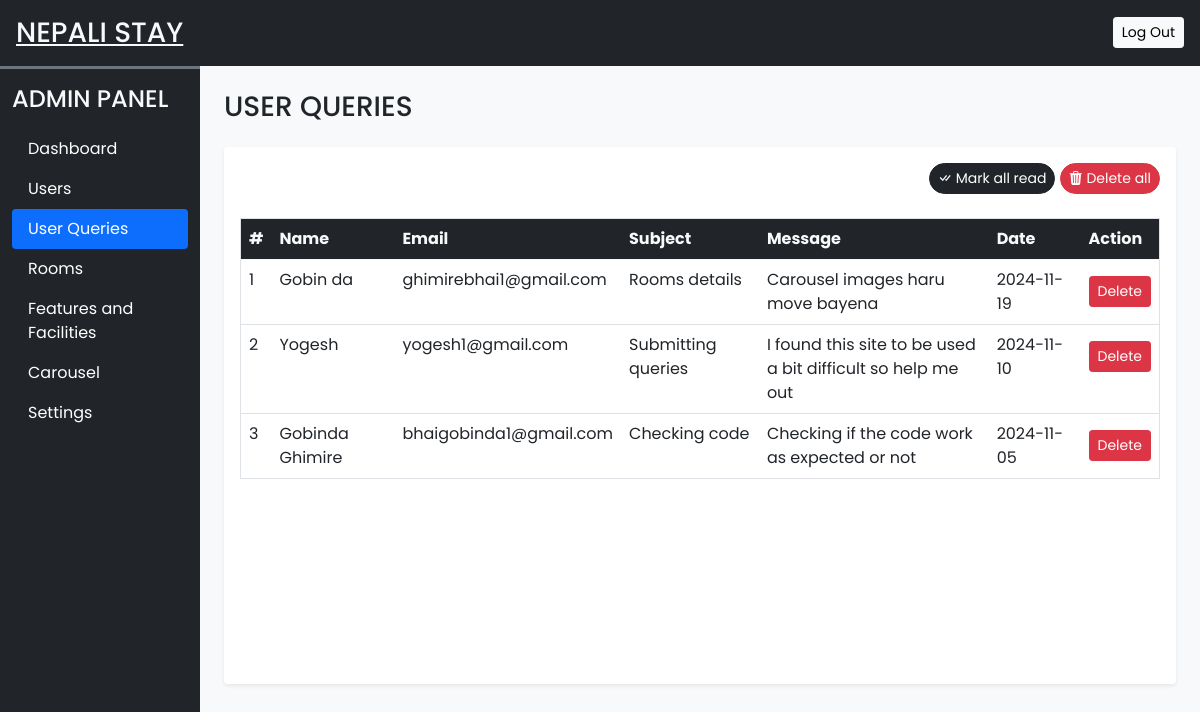
Screenshot of /admin/user_queries.php (signed in) with the database file from the repository.
### tables this page shows
CREATE TABLE `settings` (
  `sr_no` int(11) NOT NULL,
  `site_title` varchar(50) NOT NULL,
  `site_about` varchar(300) NOT NULL,
  `shutdown` tinyint(1) NOT NULL
);

CREATE TABLE `user_queries` (
  `sr_no` int(11) NOT NULL,
  `name` varchar(50) NOT NULL,
  `email` varchar(150) NOT NULL,
  `subject` varchar(200) NOT NULL,
  `message` varchar(500) NOT NULL,
  `date` date NOT NULL DEFAULT current_timestamp(),
  `seen` tinyint(1) NOT NULL DEFAULT 0
);

### admin/db_config.php (called while the page is built, shortened)
<?php
    function select($sql,$values,$datatypes){
        $con = $GLOBALS['con'];
        if($stmt= mysqli_prepare($con,$sql))
        {
        mysqli_stmt_bind_param($stmt, $datatypes, ...$values);
        if(mysqli_stmt_execute($stmt)){
        $res =  mysqli_stmt_get_result($stmt);
        return $res;
        }
        else{
        mysqli_stmt_close($stmt);
        die("Query cannot be executed - Select");
        }
        }
        else{
        die("Query cannot prepared -Select");
        }
        }
?>

### admin/user_queries.php (the view, shortened to what this page needs)
<?php
require('db_config.php');
?>
<!DOCTYPE html>
<html lang="en">
    <head>
        <?php
        require('links.php')
        ?>
    </head>
    <body class="bg-light">
    <?php require('header.php'); ?>
     <div class="container-fluid" id="main-content">
    <div class="row">
      <div class="col-lg-10 ms-auto p-4 overflow-hidden">
        <h3 class="mb-4">USER QUERIES</h3>
        <div class="card border-0 shadow-sm mb-4">
        <div class="card-body">
          <div class="text-end mb-4">
            <a href="?seen=all" class="btn btn-dark rounded-pill shadow-none btn-sm">
            <i class="bi bi-check-all"></i>  Mark all read
            </a>
            <a href="?del=all" class="btn btn-danger rounded-pill shadow-none btn-sm">
            <i class="bi bi-trash3-fill"></i>  Delete all
            </a>
          </div>
          <div class="table-responsive-md" style="height: 450px; overflow: scroll;">
            <table class="table table-hover border">
              <thead class="sticky-top" >
                <tr class="bg-dark text-light">
                  <th scope="col">#</th>
                  <th scope="col">Name</th>
                  <th scope="col" width="5%">Email</th>
                  <th scope="col" width="15%"> Subject</th>
                  <th scope="col" width="25%">Message</th>
                  <th scope="col" width="10%">Date</th>
                  <th scope="col">Action</th>
                </tr>
              </thead>
              <tbody>
               <?php
               $q = "SELECT * FROM `user_queries` ORDER BY `sr_no` DESC";
               $data = mysqli_query($con, $q);
               $i = 1;
               while($row = mysqli_fetch_assoc($data))
               {
                 $seen = '';
                 $seen .= "<a href='?del=$row[sr_no]' class='btn btn-sm rouded-pill btn-danger mt-2'>Delete</a>";
                 echo <<<query
                  <tr>
                   <td>$i</td>
                   <td>$row[name]</td>
                   <td>$row[email]</td>
                   <td>$row[subject]</td>
                   <td>$row[message]</td>
                   <td>$row[date]</td>
                   <td>$seen</td>
                  </tr>
                query;
                 $i++;
               }
               ?>
              </tbody>
            </table>
          </div>
        </div>
        </div>
  </body>
</html>

### admin/header.php (shortened to what this page needs)
<?php
require_once('db_config.php');
$settings_q = "SELECT * FROM `settings` WHERE `sr_no`=?";
$values = [1];
$settings_r = mysqli_fetch_assoc(select($settings_q,$values,'i'));
?>
<div  class="container-fluid bg-dark text-light p-3 d-flex align-items-center justify-content-between sticky-top">
    <h3 class="mb-0 h-font"><u><?php echo $settings_r['site_title']?></u></h3>
    <a href="logout.php" class="btn btn-light btn-sm">Log Out</a>
    </div>
    <div id="dashboard-menu" class="col-lg-2 bg-dark border-top border-3 border-secondary" >
    <nav class="navbar navbar-expand-lg navbar-dark">
        <div class="container-fluid flex-lg-column align-items-stretch">
        <h4 class="mt-2 text-light">ADMIN PANEL</h4>
        <div class="collapse navbar-collapse flex-column align-items-stretch mt-2" id="adminDropdown">
            <ul class="nav nav-pills flex-column">
            <li class="nav-item">
            <a class="nav-link text-white" href="dashboard.php">Dashboard</a>
            </li>
            <li class="nav-item">
            <a class="nav-link text-white" href="users.php">Users</a>
            </li>
            <li class="nav-item">
            <a class="nav-link text-white" href="user_queries.php">User Queries</a>
            </li>
            <li class="nav-item">
            <a class="nav-link text-white" href="rooms.php">Rooms</a>
            </li>
            <li class="nav-item">
            <a class="nav-link text-white" href="features_facilities.php">Features and Facilities</a>
            </li>
            <li class="nav-item">
            <a class="nav-link text-white" href="carousel.php">Carousel</a>
            </li>
            <li class="nav-item">
            <a class="nav-link text-white" href="settings.php">Settings</a>
            </li>
            </ul>
        </div>
        </div>
    </nav>
    </div>

### admin/1.css (style rules this page uses)
:root { --teal: rgb(15, 140, 189); --teal_hover: #2bbb6c; }
* { font-family: 'Poppins', sans-serif; }
.h-font { font-family: 'Merienda', cursive; }
#dashboard-menu { position: fixed; height: 100%; z-index: 11; }

### rows the page displays
settings: site_title "NEPALI STAY"
user_queries: name "Gobin da", email "ghimirebhai1@gmail.com", subject "Rooms details", message "Carousel images haru move bayena", date "2024-11-19"
user_queries: name "Yogesh", email "yogesh1@gmail.com", subject "Submitting queries", message "I found this site to be used a bit difficult so help me out", date "2024-11-10"
user_queries: name "Gobinda Ghimire", email "bhaigobinda1@gmail.com", subject "Checking code", message "Checking if the code work as expected or not", date "2024-11-05"
